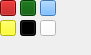
                     <widget class="QWidget" name="page_17">
                      <property name="geometry">
                       <rect>
                        <x>0</x>
                        <y>0</y>
                        <width>91</width>
                        <height>55</height>
                       </rect>
                      </property>
                      <attribute name="label">
                       <string>color</string>
                      </attribute>
                      <widget class="QPushButton" name="red">
                       <property name="geometry">
                        <rect>
                         <x>0</x>
                         <y>0</y>
                         <width>16</width>
                         <height>16</height>
                        </rect>
                       </property>
                       <property name="styleSheet">
                        <string notr="true">background-color: rgb(170, 0, 0);</string>
                       </property>
                       <property name="text">
                        <string/>
                       </property>
                      </widget>
                      <widget class="QPushButton" name="green">
                       <property name="geometry">
                        <rect>
                         <x>20</x>
                         <y>0</y>
                         <width>16</width>
                         <height>16</height>
                        </rect>
                       </property>
                       <property name="styleSheet">
                        <string notr="true">background-color: rgb(0, 85, 0)</string>
                       </property>
                       <property name="text">
                        <string/>
                       </property>
                      </widget>
                      <widget class="QPushButton" name="blue">
                       <property name="geometry">
                        <rect>
                         <x>40</x>
                         <y>0</y>
                         <width>16</width>
                         <height>16</height>
                        </rect>
                       </property>
                       <property name="styleSheet">
                        <string notr="true">background-color:rgb(85, 170, 255)</string>
                       </property>
                       <property name="text">
                        <string/>
                       </property>
                      </widget>
                      <widget class="QPushButton" name="yellow">
                       <property name="geometry">
                        <rect>
                         <x>0</x>
                         <y>20</y>
                         <width>16</width>
                         <height>16</height>
                        </rect>
                       </property>
                       <property name="styleSheet">
                        <string notr="true">background-color:rgb(255, 255, 0)</string>
                       </property>
                       <property name="text">
                        <string/>
                       </property>
                      </widget>
                      <widget class="QPushButton" name="black">
                       <property name="geometry">
                        <rect>
                         <x>20</x>
                         <y>20</y>
                         <width>16</width>
                         <height>16</height>
                        </rect>
                       </property>
                       <property name="styleSheet">
                        <string notr="true">background-color:rgb(0, 0, 0)</string>
                       </property>
                       <property name="text">
                        <string/>
                       </property>
                      </widget>
                      <widget class="QPushButton" name="white">
                       <property name="geometry">
                        <rect>
                         <x>40</x>
                         <y>20</y>
                         <width>16</width>
                         <height>16</height>
                        </rect>
                       </property>
                       <property name="styleSheet">
                        <string notr="true">background-color:rgb(255, 255, 255);</string>
                       </property>
                       <property name="text">
                        <string/>
                       </property>
                      </widget>
                     </widget>
